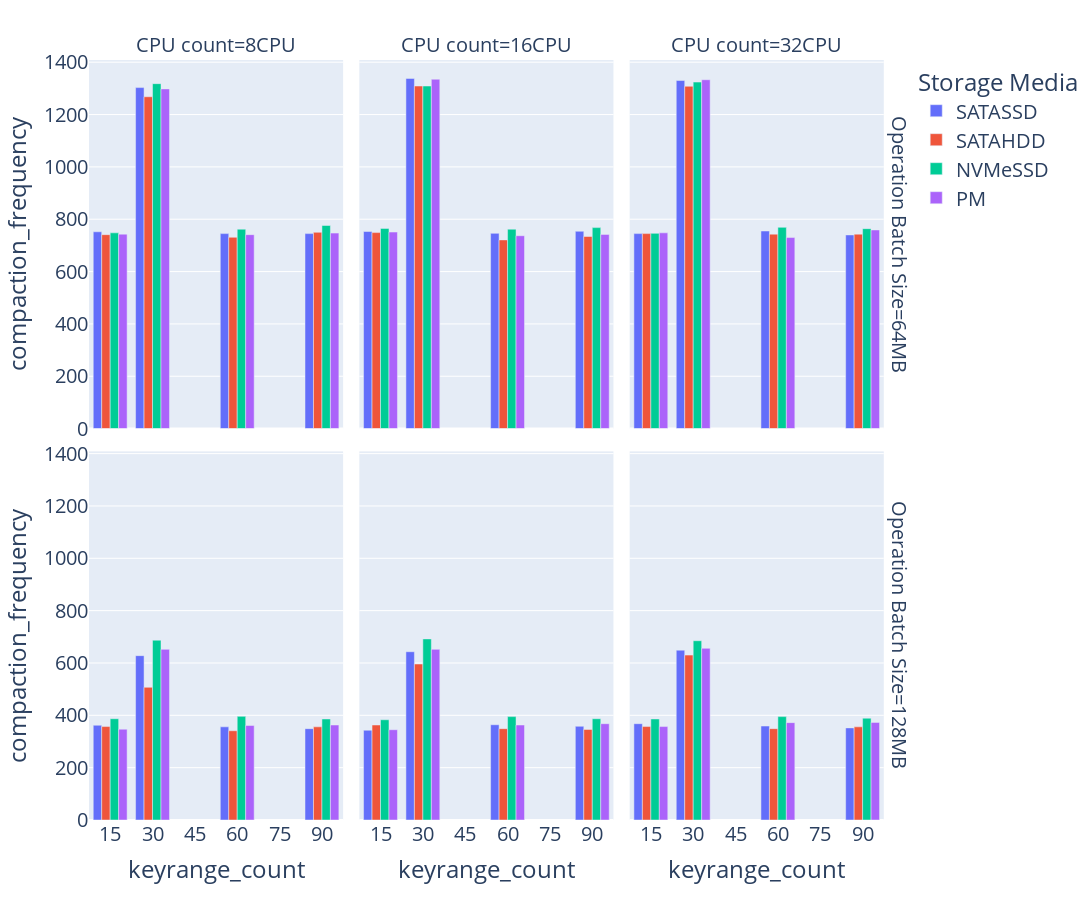
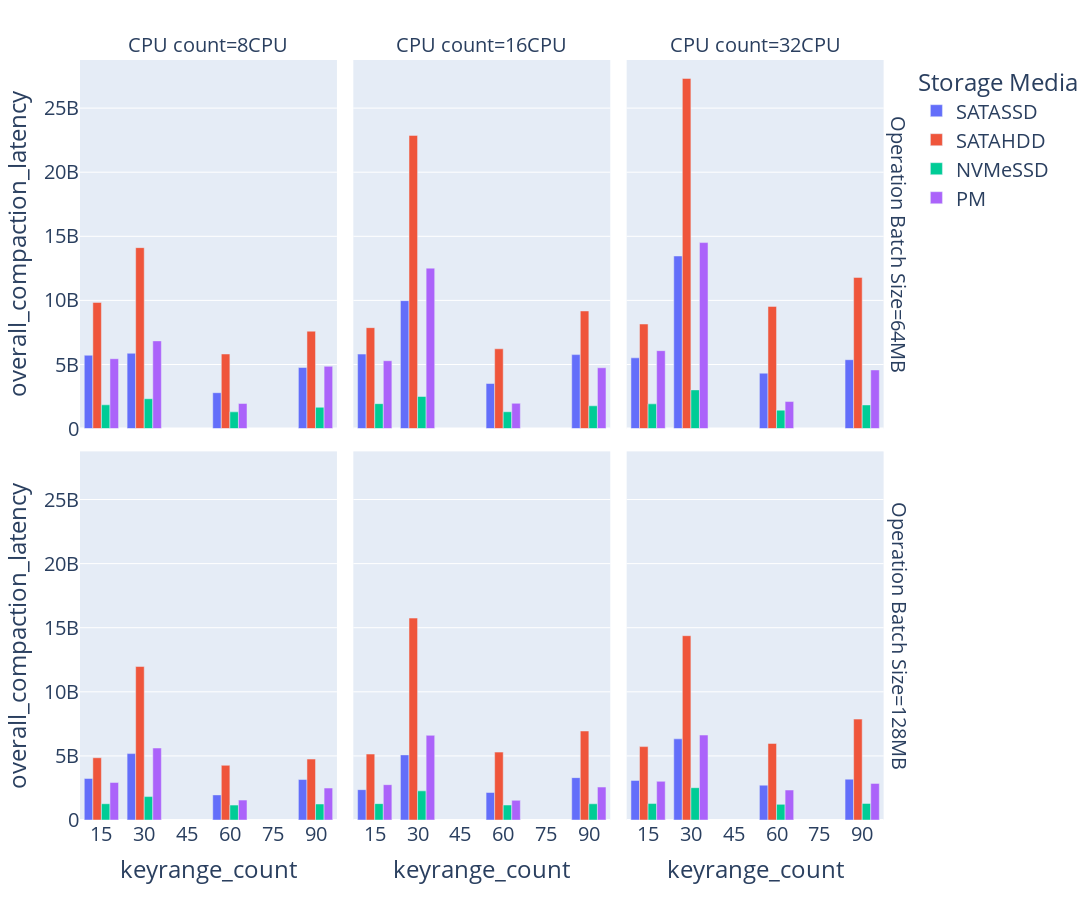
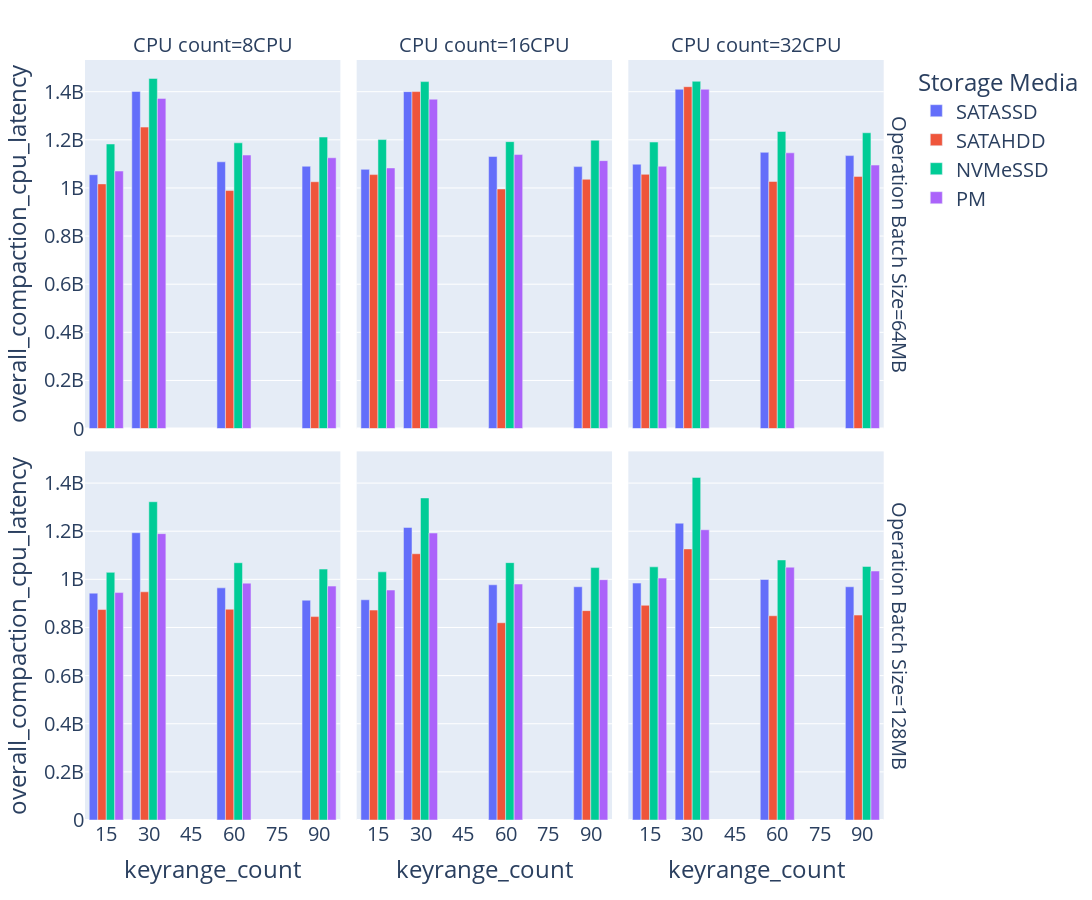
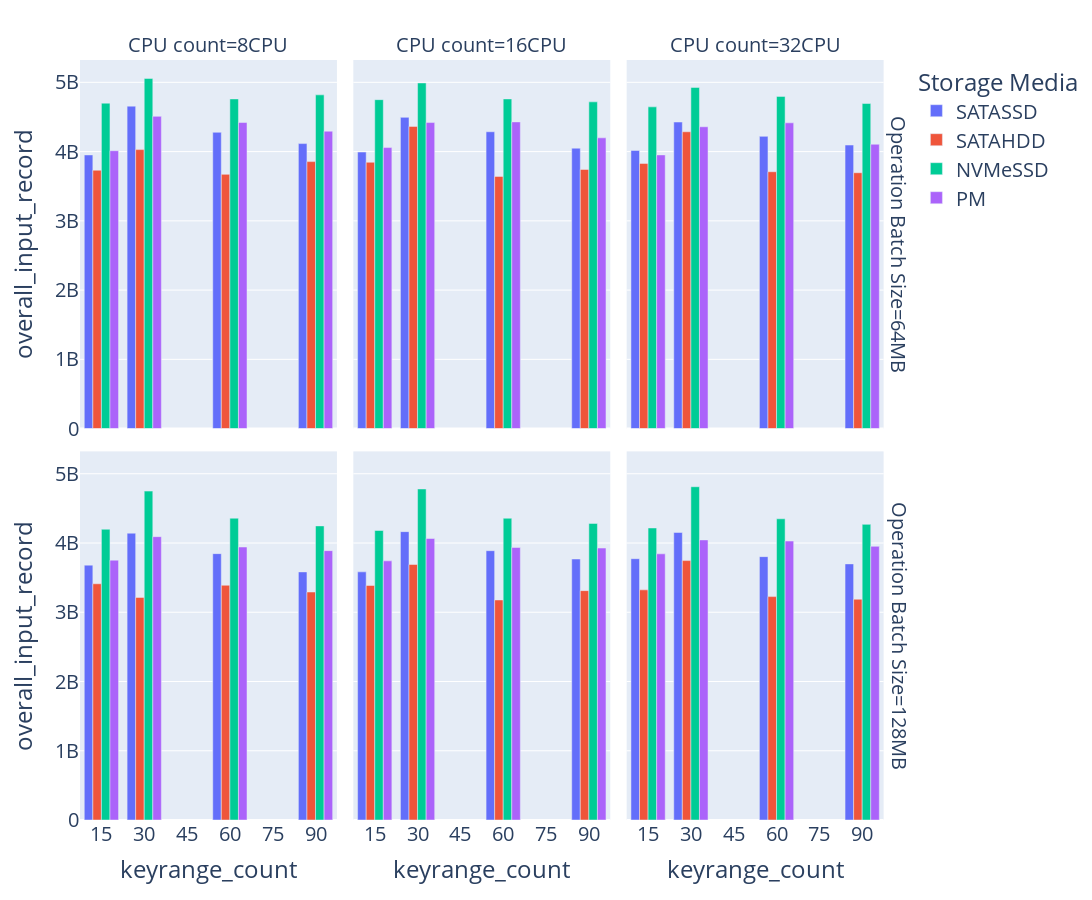

Notebook source saved alongside these figures, in order:
### Code cell
def paint_for_one_column(column_name,paint_df):

    df = pd.read_sql_query("SELECT * FROM %s" %
                           TABLE_NAME_COMPACTION_ANALYSIS, db_conn)

    column_label = column_name.replace("_", " ")
    column_label = column_label.replace("overall", "cumulative")
    column_label = column_label.replace("latency", "latency (ms)")

    fig = px.bar(df, x="keyrange_count", y=column_name, color="media", barmode="group",
                 facet_col="cpu",
                 facet_row="batch_size",
                 category_orders={
                     "media": ["SATASSD", "SATAHDD", "NVMeSSD","PM"],
                     "cpu": [str(x)+"CPU" for x in [8,16,32]],
                     "batch_size":[str(x)+"MB" for x in range(64,128)]
                     #  "media": sorted_media,
                     #  "media1_size":["1GB","5GB","10GB"]
                 },
                 labels={"media": "Storage Media",
                         "workload_size": "Estimate Input Size",
                         "IOPS": "OPs/sec","cpu":"CPU count",
                         "batch_size":"Operation Batch Size"},
                 #  color_discrete_map=batch_size_to_color_map
                 )
    fontsize = 20

    fig.update_layout(
        autosize=False,
        width=1600,
        height=900,
        font=dict(size=fontsize),
        # plot_bgcolor='white',
    )
    fig.update_yaxes(automargin=True)
    fig.update_xaxes(showgrid=False)
    fig.show()
    fig_name = "./image/%s.pdf" % column_name
    print("plotting fig %s finished" % fig_name)
    fig.write_image(fig_name)

for column in column_list:
    paint_for_one_column(column,paint_df)
